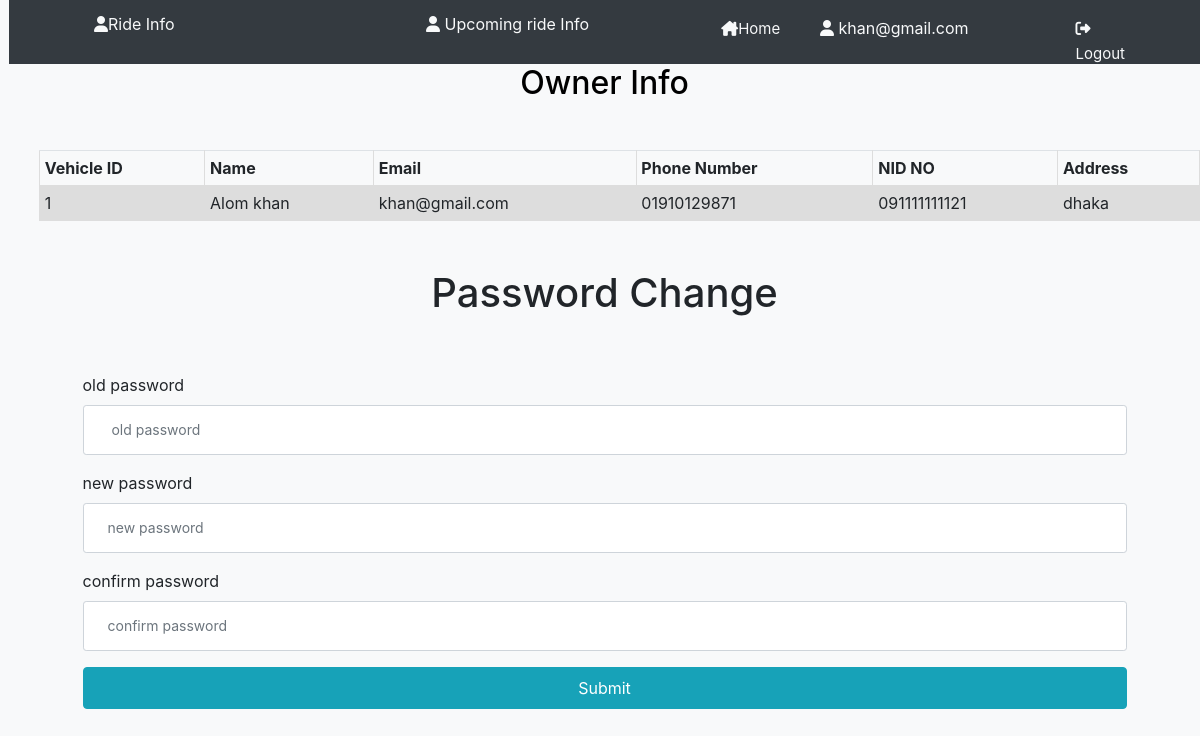
Screenshot of /user/profile.php (signed in) with the database file from the repository.
### tables this page shows
CREATE TABLE `users` (
  `serialno` int(11) NOT NULL,
  `firstName` varchar(50) NOT NULL,
  `LastName` varchar(50) NOT NULL,
  `Email` varchar(50) NOT NULL,
  `DateofBirth` date NOT NULL,
  `PhoneNumber` varchar(50) NOT NULL,
  `NIDNO` varchar(50) NOT NULL,
  `Address` varchar(50) NOT NULL,
  `Gender` varchar(50) NOT NULL,
  `Password` varchar(50) NOT NULL,
  `Vehiclesbrand` varchar(50) NOT NULL,
  `Model` varchar(50) NOT NULL,
  `RegistrationNo` varchar(50) NOT NULL,
  `RegistrationDate` varchar(50) NOT NULL,
  `Color` varchar(50) NOT NULL,
  `NumberofSeat` varchar(50) NOT NULL,
  `fname` varchar(50) NOT NULL,
  `lname` varchar(50) NOT NULL,
  `emal` varchar(50) NOT NULL,
  `PNumber` varchar(50) NOT NULL,
  `Ncard` varchar(50) NOT NULL,
  `Datebirth` date NOT NULL,
  `Addres` varchar(50) NOT NULL,
  `Gen` varchar(50) NOT NULL,
  `Image` text NOT NULL,
  `userrole` varchar(50) NOT NULL,
  `addedon` timestamp NOT NULL DEFAULT current_timestamp() ON UPDATE current_timestamp(),
  `Status` varchar(40) NOT NULL DEFAULT 'Pending',
  `Fare` double DEFAULT 0,
  `Availability` varchar(30) NOT NULL DEFAULT 'Avaliable'
);

### db/dbconnect.php (called while the page is built)
<?php
function getDataFromDB($sql)
{
  $newdb = mysqli_connect('localhost', 'root', '', 'project');
  $result = mysqli_query($newdb,$sql) or die(mysqli_error($newdb));
  $container = array();
  while ($a = mysqli_fetch_assoc($result)) {
    $container[] = $a;
  }
  return $container;
}
?>

### user/userlist.php (the view, shortened to what this page needs)
<?php
if ($_SESSION["userrole"] == "owner" AND $_SESSION["Flag"] =='Running'){
?>
<?php
  require '../db/dbconnect.php';
  $container= getDataFromDB($sql);
  ?>
  <h2 align="center">Owner Info</h2>
  <table class="table table-sm mt-5 mb-5"  width="95%">
      <tr>
          <th>Vehicle ID</th>
          <th>Name</th>
          <th>Email</th>
          <th>Phone Number</th>
          <th>NID NO</th>
          <th>Address</th>
          </tr>
      <?php
          foreach($container as $row){
      ?>
              <tr>
              <td><?php echo $row["serialno"] ?></td>
                  <td><?php echo $row["firstName"].' '.$row["LastName"] ?></td>
                  <td><?php echo $row["Email"] ?></td>
                  <td><?php echo $row["PhoneNumber"] ?></td>
                  <td><?php echo $row["NIDNO"] ?></td>
                  <td><?php echo $row["Address"] ?></td>
          <?php
          }
          ?>
           </tr>
      </table>
      <h1 pt-5 mt-5 align="center">Password Change</h1>
<div class="container p-5 ">
      <form action="../server/passchange.php" method="post">
      <label for="">old password</label>
                                              <input type="password" id="" name="oldpassword" class="form-control form-control-sm p-4 mb-3" placeholder=" old password">
                                              <label for="">new password</label>
                                              <input type="password" id="" name="newpassword" class="form-control form-control-sm p-4 mb-3" placeholder="new password">
                                              <label for="">confirm password</label>
                                              <input type="password" id="" name="confirmpassword" class="form-control form-control-sm p-4 mb-3" placeholder="confirm password">
                                              <button class="btn mt-3 mb-3 btn-block btn-info p-2"><a title="submit" href="#"></a>Submit</button>
      </div>
  </div>
</body>
</html>
<?php
}
else{
  header("Location: ../signin.php");
}
 ?>

### user/userlist.php (style rules this page uses)
td, th { border: 1px solid #dddddd; text-align: left; padding: 8px; }
tr:nth-child(even) { background-color: #dddddd; }
table { color: black; margin-top:25px; margin-left:15px; }
h2 { color: black; }

### rows the page displays
users: serialno "1", firstName "Alom", LastName "khan", Email "khan@gmail.com", PhoneNumber "01910129871", NIDNO "091111111121", Address "dhaka"

### other values shown
$_SESSION['Email'] "khan@gmail.com"
